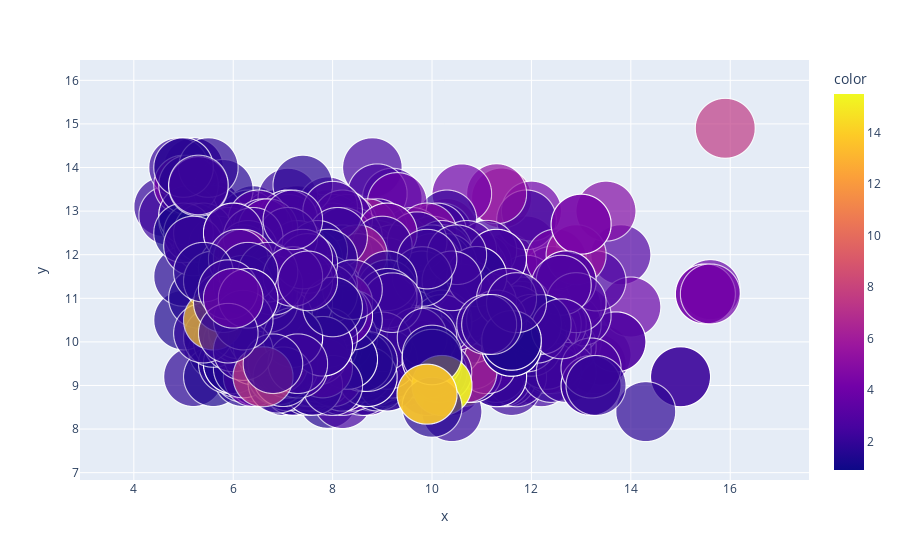

This figure's notebook cell:
### Code cell
import plotly.express as px

fig = px.scatter( x=data['fixed acidity'], y=data['alcohol'],size=data['density'], 
                 color=data['residual sugar'],hover_name=data['pH'],  size_max=60)
fig.show()

### Figure 1 — Plotly figure (JSON) as saved in the notebook; plotly's stock layout.template omitted (floating-point values rounded to 4 significant figures; data arrays with more than 128 entries replaced by an {"elided": "..."} marker saying what was removed)
{"data": [{"hovertemplate": "<b>%{hovertext}</b><br><br>x=%{x}<br>y=%{y}<br>size=%{marker.size}<br>color=%{marker.color}<extra></extra>", "hovertext": {"elided": "1599 float values"}, "legendgroup": "", "marker": {"color": {"elided": "1599 float values"}, "coloraxis": "coloraxis", "size": {"elided": "1599 float values"}, "sizemode": "area", "sizeref": 0.0002788, "symbol": "circle"}, "mode": "markers", "name": "", "showlegend": false, "type": "scattergl", "x": {"elided": "1599 float values"}, "xaxis": "x", "y": {"elided": "1599 float values"}, "yaxis": "y"}], "layout": {"coloraxis": {"colorbar": {"title": {"text": "color"}}, "colorscale": [[0, "#0d0887"], [0.1111, "#46039f"], [0.2222, "#7201a8"], [0.3333, "#9c179e"], [0.4444, "#bd3786"], [0.5556, "#d8576b"], [0.6667, "#ed7953"], [0.7778, "#fb9f3a"], [0.8889, "#fdca26"], [1, "#f0f921"]]}, "legend": {"itemsizing": "constant", "tracegroupgap": 0}, "margin": {"t": 60}, "xaxis": {"anchor": "y", "domain": [0, 1], "title": {"text": "x"}}, "yaxis": {"anchor": "x", "domain": [0, 1], "title": {"text": "y"}}}}
